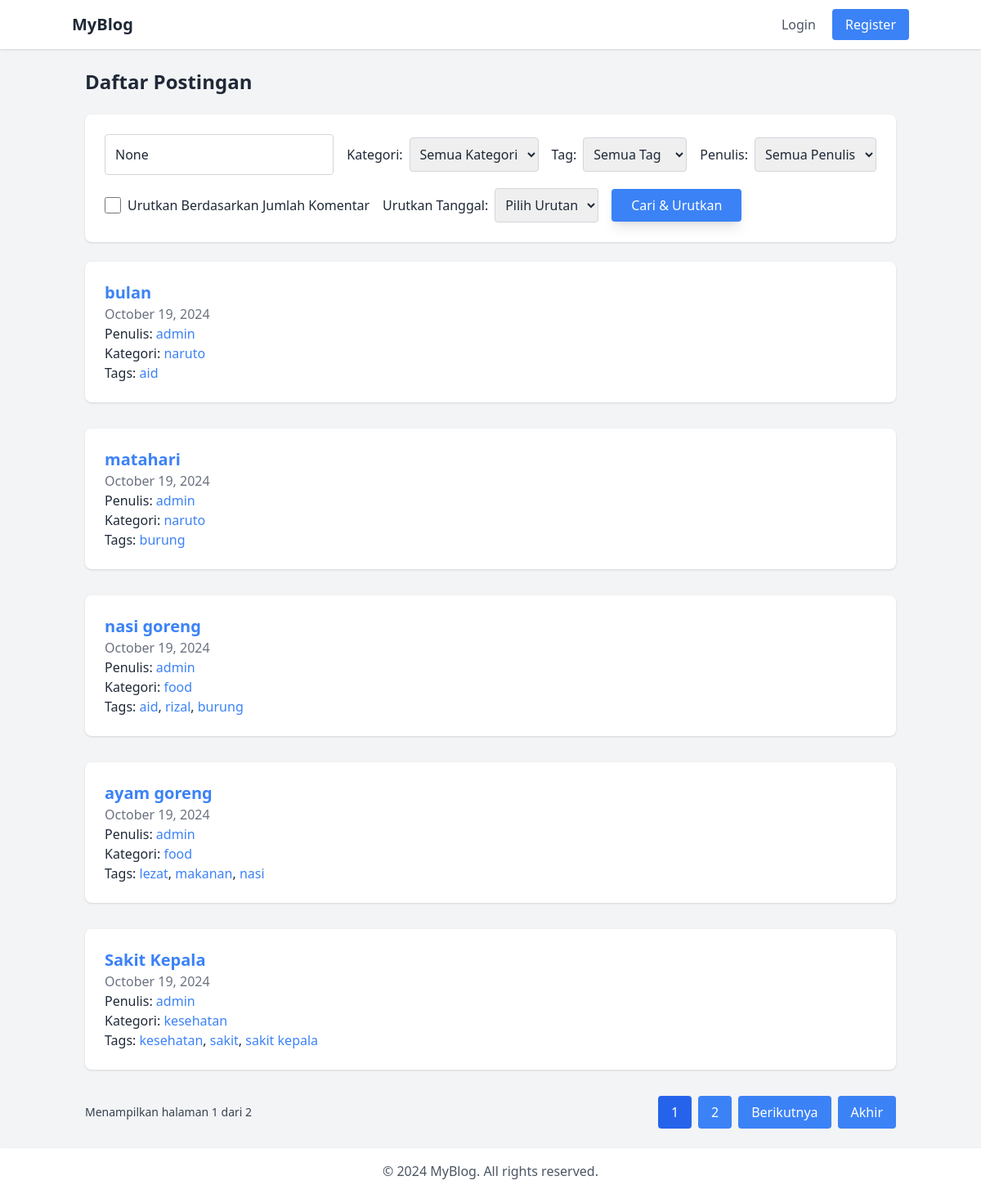
The page / on the database its author committed.
### blog/models.py (models this page shows, shortened)
class Post(models.Model):
    class Status(models.TextChoices):
        DRAFT = 'DF', 'Draft'
        PUBLISHED = 'PB', 'Published'
    title = models.CharField(max_length=250)
    slug = models.SlugField(max_length=250, unique_for_date='publish')
    category = models.ForeignKey(
        Category, on_delete=models.SET_NULL, null=True, related_name='posts'
    )
    author = models.ForeignKey(
        settings.AUTH_USER_MODEL, on_delete=models.CASCADE, related_name='blog_posts'
    )
    body = models.TextField()
    publish = models.DateTimeField(default=timezone.now)
    created = models.DateTimeField(auto_now_add=True)
    updated = models.DateTimeField(auto_now=True)
    status = models.CharField(
        max_length=2, choices=Status.choices, default=Status.DRAFT
    )
    tags = TaggableManager()
    objects = models.Manager()  # Default manager
    published = PublishedManager()  # Custom manager untuk postingan terpublikasi
    class Meta:
        ordering = ['-publish']
        indexes = [
            models.Index(fields=['-publish']),
            models.Index(fields=['slug', 'publish']),
        ]
    def get_absolute_url(self):
        return reverse('blog:post_detail', args=[
            self.publish.year,
            self.publish.month,
            self.publish.day,
            self.slug
        ])

class Category(models.Model):
    name = models.CharField(max_length=100, unique=True)
    slug = models.SlugField(max_length=100, unique=True)
    class Meta:
        ordering = ['name']
    def __str__(self):
        return self.name

### blog/views.py (the view)
# urls.py: path('', views.post_list, name='post_list'),
def post_list(request):
    query = request.GET.get('q')  # Keyword pencarian
    category_slug = request.GET.get('category')  # Filter kategori
    tag_slug = request.GET.get('tag')  # Filter tag
    author_username = request.GET.get('author')  # Filter penulis
    sort_by_comments = request.GET.get('sort') == 'comments'  # Urutkan berdasarkan komentar
    order = request.GET.get('order')  # Urutkan berdasarkan tanggal
    posts = Post.published.annotate(comment_count=Count('comments', filter=Q(comments__active=True)))
    if query:
        posts = posts.filter(Q(title__icontains=query) | Q(body__icontains=query))
    if category_slug:
        posts = posts.filter(category__slug=category_slug)
    if tag_slug:
        posts = posts.filter(tags__slug=tag_slug)
    if author_username:
        posts = posts.filter(author__username=author_username)
    if sort_by_comments:
        posts = posts.order_by('-comment_count')
    if order == 'newest':
        posts = posts.order_by('-publish')  # Urutkan dari yang terbaru
    elif order == 'oldest':
        posts = posts.order_by('publish')  # Urutkan dari yang terlama
    paginator = Paginator(posts, 5)
    page_number = request.GET.get('page')
    page_obj = paginator.get_page(page_number)
    categories = Category.objects.all()
    tags = Tag.objects.all()
    authors = User.objects.filter(blog_posts__in=posts).distinct()
    context = {
        'page_obj': page_obj,
        'categories': categories,
        'tags': tags,
        'authors': authors,
        'query': query,
        'sort_by_comments': sort_by_comments,
        'category_slug': category_slug,
        'tag_slug': tag_slug,
        'author_username': author_username,
        'order': order,
    }
    return render(request, 'blog/post_list.html', context)

### blog/models.py (called while the page is built)
    def get_queryset(self):
        return super().get_queryset().filter(status=Post.Status.PUBLISHED)

### blog/templates/blog/post_list.html (shortened to what this page needs)
{% extends 'base.html' %}
{% block content %}
<h1 class="text-2xl font-bold mb-6">Daftar Postingan</h1>
<form method="GET" action="{% url 'blog:post_list' %}" class="mb-6 space-y-4 p-6 bg-white shadow rounded-lg">
    <div class="flex flex-col sm:flex-row sm:space-x-4 space-y-4 sm:space-y-0">
        <div class="flex-grow">
            <input
                type="text"
                name="q"
                placeholder="Cari postingan..."
                value="{{ query }}"
                class="border border-gray-300 p-3 rounded w-full focus:outline-none focus:ring-2 focus:ring-blue-500"
            >
        </div>
        <div class="flex flex-col sm:flex-row sm:space-x-4">
            <label class="flex items-center space-x-2">
                <span>Kategori:</span>
                <select name="category" class="border border-gray-300 p-2 rounded focus:outline-none focus:ring-2 focus:ring-blue-500">
                    <option value="">Semua Kategori</option>
                </select>
            </label>
            <label class="flex items-center space-x-2">
                <span>Tag:</span>
                <select name="tag" class="border border-gray-300 p-2 rounded focus:outline-none focus:ring-2 focus:ring-blue-500">
                    <option value="">Semua Tag</option>
                </select>
            </label>
            <label class="flex items-center space-x-2">
                <span>Penulis:</span>
                <select name="author" class="border border-gray-300 p-2 rounded focus:outline-none focus:ring-2 focus:ring-blue-500">
                    <option value="">Semua Penulis</option>
                </select>
            </label>
        </div>
    </div>
    <div class="flex items-center space-x-4 mt-4">
        <label class="flex items-center space-x-2">
            <input
                type="checkbox"
                name="sort"
                value="comments"
                class="form-checkbox h-5 w-5 text-blue-500"
            >
            <span>Urutkan Berdasarkan Jumlah Komentar</span>
        </label>
        <label class="flex items-center space-x-2">
            <span>Urutkan Tanggal:</span>
            <select name="order" class="border border-gray-300 p-2 rounded focus:outline-none focus:ring-2 focus:ring-blue-500">
                <option value="">Pilih Urutan</option>
            </select>
        </label>
        <button
            type="submit"
            class="bg-blue-500 text-white py-2 px-6 rounded hover:bg-blue-600 shadow-lg transition transform hover:scale-105"
        >
            Cari & Urutkan
        </button>
    </div>
</form>
<div class="space-y-8">
    {% for post in page_obj %}
    <div class="bg-white p-6 shadow rounded-lg">
        <h2 class="text-xl font-semibold">
            <a href="{{ post.get_absolute_url }}" class="text-blue-500 hover:underline">{{ post.title }}</a>
        </h2>
        <p class="text-gray-500">{{ post.publish|date:"F d, Y" }}</p>
        <p>Penulis:
            <a href="{% url 'blog:post_list_by_author' post.author.username %}" class="text-blue-500 hover:underline">{{ post.author.username }}</a>
        </p>
        <p>Kategori:
            <span class="text-blue-500">{{ post.category }}</span>
        </p>
        <p>Tags:
            {% for tag in post.tags.all %}
                <a href="#" class="text-blue-500 hover:underline">{{ tag.name }}</a>{% if not forloop.last %}, {% endif %}
            {% endfor %}
        </p>
    </div>
    {% empty %}
    <p>Tidak ada postingan yang tersedia.</p>
    {% endfor %}
</div>
<div class="mt-8 flex justify-between items-center">
    <span class="text-sm text-gray-700">
        Menampilkan halaman {{ page_obj.number }} dari {{ page_obj.paginator.num_pages }}
    </span>
    <div class="flex space-x-2">
        {% for num in page_obj.paginator.page_range %}
            {% if page_obj.number == num %}
                <span class="py-2 px-4 bg-blue-600 text-white rounded">{{ num }}</span>
            {% elif num > page_obj.number|add:'-3' and num < page_obj.number|add:'3' %}
                <a href="?page={{ num }}&{{ request.GET.urlencode }}" class="py-2 px-4 bg-blue-500 text-white rounded hover:bg-blue-600">{{ num }}</a>
            {% endif %}
        {% endfor %}
        {% if page_obj.has_next %}
            <a href="?page={{ page_obj.next_page_number }}&{{ request.GET.urlencode }}" class="bg-blue-500 text-white py-2 px-4 rounded hover:bg-blue-600">Berikutnya</a>
            <a href="?page={{ page_obj.paginator.num_pages }}&{{ request.GET.urlencode }}" class="bg-blue-500 text-white py-2 px-4 rounded hover:bg-blue-600">Akhir</a>
        {% endif %}
    </div>
</div>
{% endblock %}

### blog/templates/base.html (shortened to what this page needs)
<!DOCTYPE html>
<html lang="en">
<head>
    <script src="https://cdn.tailwindcss.com"></script>
</head>
<body class="bg-gray-100 text-gray-800">
    <nav class="bg-white shadow p-4 mb-6">
        <div class="container mx-auto flex justify-between items-center">
            <a href="/" class="text-xl font-bold">MyBlog</a>
            <div>
                {% if user.is_authenticated %}
                    <a href="{% url 'blog:profile' %}" class="text-gray-600 hover:text-gray-800">Profile</a>
                    <form method="POST" action="{% url 'logout' %}" class="inline ml-4">
                        {% csrf_token %}
                        <button type="submit" class="bg-red-500 text-white py-2 px-4 rounded hover:bg-red-600">Logout</button>
                    </form>
                {% else %}
                    <a href="{% url 'login' %}" class="text-gray-600 hover:text-gray-800 mr-4">Login</a>
                    <a href="{% url 'blog:register' %}" class="bg-blue-500 text-white py-2 px-4 rounded hover:bg-blue-600">Register</a>
                {% endif %}
            </div>
        </div>
    </nav>
    <div class="container mx-auto px-4">
        {% block content %}{% endblock %}
    </div>
    <footer class="bg-white shadow p-4 mt-6">
        <div class="container mx-auto text-center text-gray-600">
            &copy; 2024 MyBlog. All rights reserved.
        </div>
    </footer>
</body>
</html>

### rows shown on the page
Post: title "bulan", publish "October 19, 2024", author.username "admin", category "naruto"
Tag: name "aid"
Post: title "matahari", publish "October 19, 2024", author.username "admin", category "naruto"
Tag: name "burung"
Post: title "nasi goreng", publish "October 19, 2024", author.username "admin", category "food"
Tag: name "rizal"
Post: title "ayam goreng", publish "October 19, 2024", author.username "admin", category "food"
Tag: name "lezat"
Tag: name "makanan"
Tag: name "nasi"
Post: title "Sakit Kepala", publish "October 19, 2024", author.username "admin", category "kesehatan"
Tag: name "kesehatan"
Tag: name "sakit"
Tag: name "sakit kepala"

### other values the page prints
{{ page_obj.number }} "1"
{{ page_obj.paginator.num_pages }} "2"
{{ num }} "1"
{{ num }} "2"
